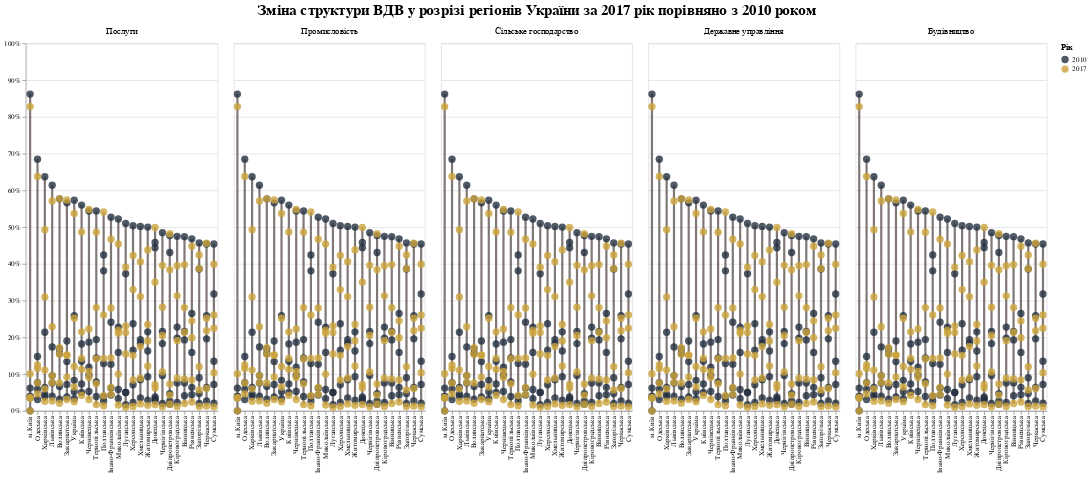

The code cell stored with this chart in its notebook:
### Markdown cell above
У цьому (та майже у всіх інших) я додала селектор за областю, для того, щоб мати змогу виділити певну область і мати змогу порівняти структуру ВДВ за роками. Два кольори позначають роки, що дає візуально сприйняття і розуміння, якого року показник тієї чи іншої сфери був вищий, а де нижчий. Єдине - не подобається те, що трохи важко орієнтуватися в такого типу графіках і візуально сприймати теж важко (особисто мені), тому я вирішила спробувати щось інше також.

### Code cell
lines = alt.Chart(data).mark_line().transform_fold(
   list(data.columns[1:6]),
   as_ = ["column", "value"]
).encode(
      x = alt.X('Region:N', title=None, 
              sort=alt.EncodingSortField('value', op='max', order='descending')),
    
    y = alt.Y('max(value):Q', 
              scale=alt.Scale(domain=[0,1], nice=False), 
              axis=alt.Axis(grid=True, format='%', title='')),
    y2 = alt.Y2('min(value):Q'),
    strokeWidth = alt.value(3),
    color = alt.condition(select_region_dropdown, 
                          alt.ColorValue('#615756'), alt.ColorValue('#615756')),
    tooltip = [alt.Tooltip('Region:N'), alt.Tooltip('max(value):Q', format='.2%'), 
              alt.Tooltip('min(value):Q', format='.2%')],
    
    )

# lines
points = alt.Chart(data).transform_fold(
   list(data.columns[1:6]),
   as_ = ["column", "value"]
).mark_circle(size = 100).encode(
    x = alt.X('Region:N', sort=alt.EncodingSortField('value', op='max', order='descending')),
    y = alt.Y('value:Q'),
    color  = alt.Color('Year:N', scale=alt.Scale(range=['#242F40', '#CCA43B']),
                      legend=alt.Legend(title='Рік')),
    tooltip = [alt.Tooltip('Region:N'), alt.Tooltip('Year:N'), alt.Tooltip('value:Q', format='.2%')]
)

# points
alt.layer(lines, points, data=data).transform_fold(
   list(data.columns[1:6]),
   as_ = ["column", "value"]
).add_selection(select_region_dropdown).encode(opacity=alt.condition(
        select_region_dropdown,
        alt.value(0.8),
        alt.value(0.01)
    )).properties(
    width = 260, height = 500).facet(facet=alt.Facet('column:N',
                        sort=alt.EncodingSortField('value', 
                                op='max', order='descending'), 
title='Зміна структури ВДВ у розрізі областей України за 2017 рік порівняно з 2010 роком',
    header=alt.Header(titleFontSize=20, labelFontSize=12))).resolve_scale(
    x='independent')                                   
#                     op='max', order='descending')),columns=3).resolve_scale(x='independent')

### Figure 1 — Vega-Lite specification as saved in the notebook (floating-point values rounded to 4 significant figures)
{"config": {"view": {"continuousWidth": 400, "continuousHeight": 300}}, "data": {"name": "data-5668b9c58a5205d3cb70eaa4ec9648b6"}, "facet": {"type": "nominal", "field": "column", "header": {"labelFontSize": 12, "titleFontSize": 20}, "sort": {"field": "value", "op": "max", "order": "descending"}, "title": "Зміна структури ВДВ у розрізі регіонів України за 2017 рік порівняно з 2010 роком"}, "spec": {"layer": [{"mark": "line", "encoding": {"color": {"condition": {"value": "#615756", "selection": "Select"}, "value": "#615756"}, "strokeWidth": {"value": 3}, "tooltip": [{"type": "nominal", "field": "Region"}, {"type": "quantitative", "aggregate": "max", "field": "value", "format": ".2%"}, {"type": "quantitative", "aggregate": "min", "field": "value", "format": ".2%"}], "x": {"type": "nominal", "field": "Region", "sort": {"field": "value", "op": "max", "order": "descending"}, "title": null}, "y": {"type": "quantitative", "aggregate": "max", "axis": {"format": "%", "grid": true, "title": ""}, "field": "value", "scale": {"domain": [0, 1], "nice": false}}, "y2": {"aggregate": "min", "field": "value"}}, "selection": {"Select": {"type": "single", "fields": ["Region"], "bind": {"input": "select", "options": ["Україна", "Вінницька", "Волинська", "Дніпропетровська", "Донецька", "Житомирська", "Закарпатська", "Запорізька", "Івано-Франківська", "Київська", "Кіровоградська", "Луганська", "Львівська", "Миколаївська", "Одеська", "Полтавська", "Рівненська", "Сумська", "Тернопільська", "Харківська", "Херсонська", "Хмельницька", "Черкаська", "Чернівецька", "Чернігівська", "м.Київ"]}, "empty": "all"}}, "transform": [{"fold": ["Cільське господарство", "Промисловість", "Будівництво", "Послуги", "Державне управління"], "as": ["column", "value"]}]}, {"mark": {"type": "circle", "size": 100}, "encoding": {"color": {"type": "nominal", "field": "Year", "legend": {"title": "Рік"}, "scale": {"range": ["#242F40", "#CCA43B"]}}, "tooltip": [{"type": "nominal", "field": "Region"}, {"type": "nominal", "field": "Year"}, {"type": "quantitative", "field": "value", "format": ".2%"}], "x": {"type": "nominal", "field": "Region", "sort": {"field": "value", "op": "max", "order": "descending"}}, "y": {"type": "quantitative", "field": "value"}}, "transform": [{"fold": ["Cільське господарство", "Промисловість", "Будівництво", "Послуги", "Державне управління"], "as": ["column", "value"]}]}], "encoding": {"opacity": {"condition": {"value": 0.8, "selection": "Select"}, "value": 0.01}}, "height": 500, "transform": [{"fold": ["Cільське господарство", "Промисловість", "Будівництво", "Послуги", "Державне управління"], "as": ["column", "value"]}], "width": 260}, "resolve": {"scale": {"x": "independent"}}, "$schema": "https://vega.github.io/schema/vega-lite/v4.8.1.json", "datasets": {"data-5668b9c58a5205d3cb70eaa4ec9648b6": [{"Region, year": "Україна, 2010", "Cільське господарство": 0.083, "Промисловість": 0.259, "Будівництво": 0.033, "Послуги": 0.573, "Державне управління": 0.052, "Region": "Україна", "Year": 2010, "color": "pink"}, {"Region, year": "Україна, 2017", "Cільське господарство": 0.121, "Промисловість": 0.252, "Будівництво": 0.025, "Послуги": 0.537, "Державне управління": 0.065, "Region": "Україна", "Year": 2017, "color": "purple"}, {"Region, year": "Вінницька, 2010", "Cільське господарство": 0.216, "Промисловість": 0.193, "Будівництво": 0.041, "Послуги": 0.474, "Державне управління": 0.076, "Region": "Вінницька", "Year": 2010, "color": "pink"}, {"Region, year": "Вінницька, 2017", "Cільське господарство": 0.281, "Промисловість": 0.214, "Будівництво": 0.02, "Послуги": 0.398, "Державне управління": 0.087, "Region": "Вінницька", "Year": 2017, "color": "purple"}, {"Region, year": "Волинська, 2010", "Cільське господарство": 0.169, "Промисловість": 0.156, "Будівництво": 0.032, "Послуги": 0.577, "Державне управління": 0.066, "Region": "Волинська", "Year": 2010, "color": "pink"}, {"Region, year": "Волинська, 2017", "Cільське господарство": 0.172, "Промисловість": 0.154, "Будівництво": 0.021, "Послуги": 0.577, "Державне управління": 0.076, "Region": "Волинська", "Year": 2017, "color": "purple"}, {"Region, year": "Дніпропетровська, 2010", "Cільське господарство": 0.047, "Промисловість": 0.477, "Будівництво": 0.018, "Послуги": 0.431, "Державне управління": 0.027, "Region": "Дніпропетровська", "Year": 2010, "color": "pink"}, {"Region, year": "Дніпропетровська, 2017", "Cільське господарство": 0.073, "Промисловість": 0.482, "Будівництво": 0.018, "Послуги": 0.384, "Державне управління": 0.043, "Region": "Дніпропетровська", "Year": 2017, "color": "purple"}, {"Region, year": "Донецька, 2010", "Cільське господарство": 0.038, "Промисловість": 0.458, "Будівництво": 0.033, "Послуги": 0.444, "Державне управління": 0.027, "Region": "Донецька", "Year": 2010, "color": "pink"}, {"Region, year": "Донецька, 2017", "Cільське господарство": 0.072, "Промисловість": 0.499, "Будівництво": 0.017, "Послуги": 0.35, "Державне управління": 0.062, "Region": "Донецька", "Year": 2017, "color": "purple"}, {"Region, year": "Житомирська, 2010", "Cільське господарство": 0.163, "Промисловість": 0.215, "Будівництво": 0.029, "Послуги": 0.5, "Державне управління": 0.093, "Region": "Житомирська", "Year": 2010, "color": "pink"}, {"Region, year": "Житомирська, 2017", "Cільське господарство": 0.235, "Промисловість": 0.19, "Будівництво": 0.015, "Послуги": 0.438, "Державне управління": 0.122, "Region": "Житомирська", "Year": 2017, "color": "purple"}, {"Region, year": "Закарпатська, 2010", "Cільське господарство": 0.134, "Промисловість": 0.19, "Будівництво": 0.038, "Послуги": 0.566, "Державне управління": 0.072, "Region": "Закарпатська", "Year": 2010, "color": "pink"}, {"Region, year": "Закарпатська, 2017", "Cільське господарство": 0.152, "Промисловість": 0.151, "Будівництво": 0.031, "Послуги": 0.574, "Державне управління": 0.092, "Region": "Закарпатська", "Year": 2017, "color": "purple"}, {"Region, year": "Запорізька,2010", "Cільське господарство": 0.09, "Промисловість": 0.386, "Будівництво": 0.02, "Послуги": 0.457, "Державне управління": 0.047, "Region": "Запорізька", "Year": 2010, "color": "pink"}, {"Region, year": "Запорізька,2017", "Cільське господарство": 0.12, "Промисловість": 0.424, "Будівництво": 0.012, "Послуги": 0.387, "Державне управління": 0.057, "Region": "Запорізька", "Year": 2017, "color": "purple"}, {"Region, year": "Івано-Франківська, 2010", "Cільське господарство": 0.127, "Промисловість": 0.241, "Будівництво": 0.043, "Послуги": 0.527, "Державне управління": 0.062, "Region": "Івано-Франківська", "Year": 2010, "color": "pink"}, {"Region, year": "Івано-Франківська, 2017", "Cільське господарство": 0.144, "Промисловість": 0.28, "Будівництво": 0.045, "Послуги": 0.467, "Державне управління": 0.064, "Region": "Івано-Франківська", "Year": 2017, "color": "purple"}, {"Region, year": "Київська, 2010", "Cільське господарство": 0.135, "Промисловість": 0.182, "Будівництво": 0.05, "Послуги": 0.56, "Державне управління": 0.073, "Region": "Київська", "Year": 2010, "color": "pink"}, {"Region, year": "Київська, 2017", "Cільське господарство": 0.143, "Промисловість": 0.215, "Будівництво": 0.042, "Послуги": 0.487, "Державне управління": 0.113, "Region": "Київська", "Year": 2017, "color": "purple"}, {"Region, year": "Кіровоградська, 2010", "Cільське господарство": 0.198, "Промисловість": 0.228, "Будівництво": 0.023, "Послуги": 0.475, "Державне управління": 0.076, "Region": "Кіровоградська", "Year": 2010, "color": "pink"}, {"Region, year": "Кіровоградська, 2017", "Cільське господарство": 0.313, "Промисловість": 0.191, "Будівництво": 0.012, "Послуги": 0.395, "Державне управління": 0.089, "Region": "Кіровоградська", "Year": 2017, "color": "purple"}, {"Region, year": "Луганська, 2010", "Cільське господарство": 0.05, "Промисловість": 0.51, "Будівництво": 0.017, "Послуги": 0.373, "Державне управління": 0.05, "Region": "Луганська", "Year": 2010, "color": "pink"}, {"Region, year": "Луганська, 2017", "Cільське господарство": 0.213, "Промисловість": 0.231, "Будівництво": 0.01, "Послуги": 0.391, "Державне управління": 0.155, "Region": "Луганська", "Year": 2017, "color": "purple"}, {"Region, year": "Львівська, 2010", "Cільське господарство": 0.096, "Промисловість": 0.174, "Будівництво": 0.04, "Послуги": 0.614, "Державне управління": 0.076, "Region": "Львівська", "Year": 2010, "color": "pink"}, {"Region, year": "Львівська, 2017", "Cільське господарство": 0.096, "Промисловість": 0.229, "Будівництво": 0.027, "Послуги": 0.571, "Державне управління": 0.077, "Region": "Львівська", "Year": 2017, "color": "purple"}, {"Region, year": "Миколаївська, 2010", "Cільське господарство": 0.159, "Промисловість": 0.228, "Будівництво": 0.033, "Послуги": 0.522, "Державне управління": 0.058, "Region": "Миколаївська", "Year": 2010, "color": "pink"}, {"Region, year": "Миколаївська, 2017", "Cільське господарство": 0.219, "Промисловість": 0.211, "Будівництво": 0.016, "Послуги": 0.454, "Державне управління": 0.1, "Region": "Миколаївська", "Year": 2017, "color": "purple"}, {"Region, year": "Одеська, 2010", "Cільське господарство": 0.077, "Промисловість": 0.148, "Будівництво": 0.031, "Послуги": 0.685, "Державне управління": 0.059, "Region": "Одеська", "Year": 2010, "color": "pink"}, {"Region, year": "Одеська, 2017", "Cільське господарство": 0.115, "Промисловість": 0.125, "Будівництво": 0.046, "Послуги": 0.638, "Державне управління": 0.076, "Region": "Одеська", "Year": 2017, "color": "purple"}, {"Region, year": "Полтавська, 2010", "Cільське господарство": 0.129, "Промисловість": 0.424, "Будівництво": 0.027, "Послуги": 0.381, "Державне управління": 0.039, "Region": "Полтавська", "Year": 2010, "color": "pink"}, {"Region, year": "Полтавська, 2017", "Cільське господарство": 0.143, "Промисловість": 0.541, "Будівництво": 0.014, "Послуги": 0.261, "Державне управління": 0.041, "Region": "Полтавська", "Year": 2017, "color": "purple"}, {"Region, year": "Рівненська, 2010", "Cільське господарство": 0.159, "Промисловість": 0.265, "Будівництво": 0.044, "Послуги": 0.468, "Державне управління": 0.064, "Region": "Рівненська", "Year": 2010, "color": "pink"}, {"Region, year": "Рівненська, 2017", "Cільське господарство": 0.199, "Промисловість": 0.245, "Будівництво": 0.024, "Послуги": 0.448, "Державне управління": 0.084, "Region": "Рівненська", "Year": 2017, "color": "purple"}, {"Region, year": "Сумська, 2010", "Cільське господарство": 0.135, "Промисловість": 0.318, "Будівництво": 0.021, "Послуги": 0.454, "Державне управління": 0.072, "Region": "Сумська", "Year": 2010, "color": "pink"}, {"Region, year": "Сумська, 2017", "Cільське господарство": 0.261, "Промисловість": 0.225, "Будівництво": 0.011, "Послуги": 0.399, "Державне управління": 0.104, "Region": "Сумська", "Year": 2017, "color": "purple"}, {"Region, year": "Тернопільська, 2010", "Cільське господарство": 0.194, "Промисловість": 0.144, "Будівництво": 0.039, "Послуги": 0.544, "Державне управління": 0.079, "Region": "Тернопільська", "Year": 2010, "color": "pink"}, {"Region, year": "Тернопільська, 2017", "Cільське господарство": 0.281, "Промисловість": 0.142, "Будівництво": 0.017, "Послуги": 0.486, "Державне управління": 0.074, "Region": "Тернопільська", "Year": 2017, "color": "purple"}, {"Region, year": "Харківська, 2010", "Cільське господарство": 0.064, "Промисловість": 0.214, "Будівництво": 0.039, "Послуги": 0.637, "Державне управління": 0.046, "Region": "Харківська", "Year": 2010, "color": "pink"}, {"Region, year": "Харківська, 2017", "Cільське господарство": 0.111, "Промисловість": 0.31, "Будівництво": 0.026, "Послуги": 0.493, "Державне управління": 0.06, "Region": "Харківська", "Year": 2017, "color": "purple"}, {"Region, year": "Херсонська, 2010", "Cільське господарство": 0.237, "Промисловість": 0.165, "Будівництво": 0.023, "Послуги": 0.504, "Державне управління": 0.071, "Region": "Херсонська", "Year": 2010, "color": "pink"}, {"Region, year": "Херсонська, 2017", "Cільське господарство": 0.33, "Промисловість": 0.151, "Будівництво": 0.012, "Послуги": 0.423, "Державне управління": 0.084, "Region": "Херсонська", "Year": 2017, "color": "purple"}, {"Region, year": "Хмельницька, 2010", "Cільське господарство": 0.184, "Промисловість": 0.194, "Будівництво": 0.035, "Послуги": 0.502, "Державне управління": 0.085, "Region": "Хмельницька", "Year": 2010, "color": "pink"}, {"Region, year": "Хмельницька, 2017", "Cільське господарство": 0.311, "Промисловість": 0.175, "Будівництво": 0.019, "Послуги": 0.406, "Державне управління": 0.089, "Region": "Хмельницька", "Year": 2017, "color": "purple"}, {"Region, year": "Черкаська, 2010", "Cільське господарство": 0.196, "Промисловість": 0.259, "Будівництво": 0.027, "Послуги": 0.454, "Державне управління": 0.064, "Region": "Черкаська", "Year": 2010, "color": "pink"}, {"Region, year": "Черкаська, 2017", "Cільське господарство": 0.218, "Промисловість": 0.252, "Будівництво": 0.013, "Послуги": 0.456, "Державне управління": 0.061, "Region": "Черкаська", "Year": 2017, "color": "purple"}, {"Region, year": "Чернівецька, 2010", "Cільське господарство": 0.187, "Промисловість": 0.119, "Будівництво": 0.053, "Послуги": 0.544, "Державне управління": 0.097, "Region": "Чернівецька", "Year": 2010, "color": "pink"}, {"Region, year": "Чернівецька, 2017", "Cільське господарство": 0.223, "Промисловість": 0.107, "Будівництво": 0.031, "Послуги": 0.548, "Державне управління": 0.091, "Region": "Чернівецька", "Year": 2017, "color": "purple"}, {"Region, year": "Чернігівська, 2010", "Cільське господарство": 0.183, "Промисловість": 0.216, "Будівництво": 0.02, "Послуги": 0.485, "Державне управління": 0.096, "Region": "Чернігівська", "Year": 2010, "color": "pink"}, {"Region, year": "Чернігівська, 2017", "Cільське господарство": 0.282, "Промисловість": 0.205, "Будівництво": 0.011, "Послуги": 0.396, "Державне управління": 0.106, "Region": "Чернігівська", "Year": 2017, "color": "purple"}, {"Region, year": "м.Київ, 2010", "Cільське господарство": 0.0, "Промисловість": 0.062, "Будівництво": 0.036, "Послуги": 0.862, "Державне управління": 0.04, "Region": "м.Київ", "Year": 2010, "color": "pink"}, {"Region, year": "м.Київ, 2017", "Cільське господарство": 0.0, "Промисловість": 0.101, "Будівництво": 0.035, "Послуги": 0.828, "Державне управління": 0.036, "Region": "м.Київ", "Year": 2017, "color": "purple"}]}}
